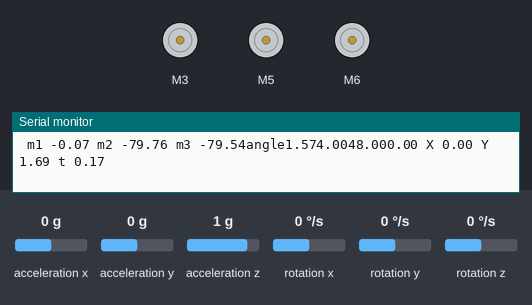
Recording of a sketch running on a simulated Arduino Mega 2560, built with avr-gcc and run on an emulated ATmega2560. On the bench: 3 × DC motor (green arrow = forward, orange = backward, longer = faster), the last lines printed to the serial monitor. Inputs (shaded band) come from the test bench; at power-on: rotation z 0 °/s, acceleration x 0 g, acceleration y 0 g, acceleration z 1 g, rotation x 0 °/s, rotation y 0 °/s.

Above: at 1.2 s.
1.3 s: rotation z set to 7 °/s
At 2.38 s:
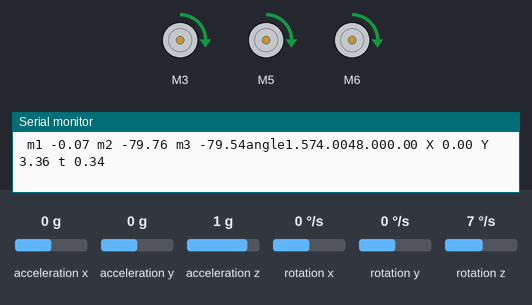
At 3.6 s:
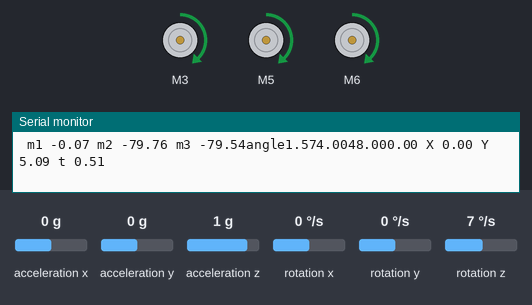
4.3 s: rotation z set to -100 °/s
At 5.7 s:
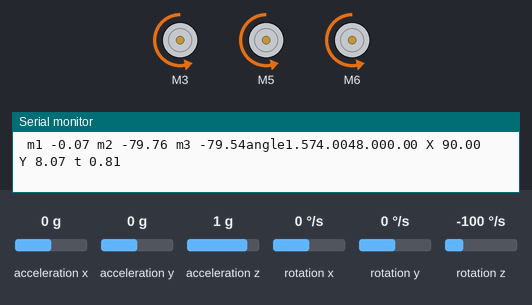
6.1 s: rotation z set to 59 °/s
9.1 s: rotation z set to 67 °/s
Timing chart, 0 to 12.1 s (numbered marks = the images above; inputs shaded):
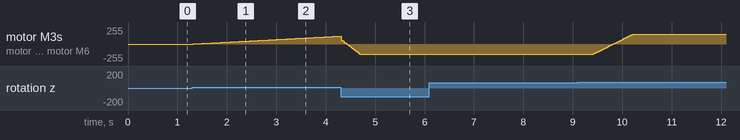

The sketch:

straight_line_bezier.ino
```cpp
#include <Wire.h>
#include <MPU6050.h>

MPU6050 mpu;

// Timers
unsigned long timer = 0;
float timeStep = 0.01;
float yaw = 0;

#include "CytronMotorDriver.h"
CytronMD motor1(PWM_DIR, 3, 30);  // PWM 1 = Pin 3, DIR 1 = Pin 4.
CytronMD motor2(PWM_DIR, 5, 31);
CytronMD motor3(PWM_DIR, 6, 32);

float t = 0;

float bx = 0;
float by = 0;
float px0 = 0;
float px1 = 0;
float py0 = 0;
float py1 = 10;
float kp = 4;
float ki = 0;
float kd = 48;
float setpoint = 0;
float p;
float i;
float d;
float error = 0;
float preverror = 0;
int output;
int output1;
int flag_f, flag_b;
float r = 0;
float m1;
float m2;
float m3;
float M1;
float M2;
float M3;
float pi = 3.14;
float angle1 = 0;
//int Setpoint=90;

void setup() {

  Serial.begin(115200);
  // Initialize MPU6050
  while (!mpu.begin(MPU6050_SCALE_2000DPS, MPU6050_RANGE_2G))
  {
    Serial.println("Could not find a valid MPU6050 sensor, check wiring!");
    delay(500);
  }
  mpu.calibrateGyro();
  mpu.setThreshold(3);

#if !defined(MIPSEL)
  while (!Serial); // Wait for serial port to connect - used on Leonardo, Teensy and other boards with built-in USB CDC serial connection
#endif
  Serial.println("Start");


  pinMode(30, OUTPUT);
  pinMode(31, OUTPUT);
  pinMode(32, OUTPUT);
  pinMode(3, OUTPUT);
  pinMode(5, OUTPUT);
  pinMode(6, OUTPUT);

}


void loop() {
  timer = millis();
  Vector norm = mpu.readNormalizeGyro();
  yaw = yaw + norm.ZAxis * timeStep;

  bx = (1 - t) * px0 + t * px1 ;
  by = (1 - t) * py0 + t * py1 ;


  t = t + 0.001;


if  (t>0.8)
{
  setpoint=90;
}


  int c = square(bx);
  int d = square(by);
  float r = sqrt(c + d);

  float angle = atan2 (by, bx);
  float theta = angle * (180 / pi);
  float theta2 = angle1 * (180 / pi);

  error = setpoint - yaw;

  p = error;
  i = i + error;
  d = error - preverror;

  output = kp * p + ki * i + kd * d;
  preverror = error;

  output = constrain(output, -150, 150);

  M1 =  (80 * (sin((pi / 2 - angle) + angle1)) * 1.15);
  M2 =  -(80 * (sin((7 * pi / 6 - angle) + angle1)) * 1.15);
  M3 =   (80 * (sin((33 * pi / 18 - angle) + angle1)) * 1.15);


  Serial.print(" m1 ");
  Serial.print(M1);
  Serial.print(" m2 ");
  Serial.print(M2);
  Serial.print(" m3 ");
  Serial.print(M3);

  M1 = constrain(M1, -150, 150);
  M2 = constrain(M2, -150, 150);
  M3 = constrain(M3, -150, 150);
  if (t >= 1)
  {
    m1 = 0;
    m2 = 0;
    m3 = 0;
    t = 1;
  }
  if (t < 1) {
    m1 = M1 - output;
    m2 = M2 - output;
    m3 = -M3 - output;
  }


  motor1.setSpeed(- output);
  motor2.setSpeed(- output);
  motor3.setSpeed(- output);
  Serial.print("angle");
  Serial.print(angle);
  Serial.print(kp);
  Serial.print(kd);
  Serial.print(ki);


  Serial.print(" X ");
  Serial.print(setpoint);
  Serial.print(" Y ");
  Serial.print(by);
  Serial.print(" t ");
  Serial.print(t);
  Serial.println();

}
```

Measured:
- after the input at 1.3 s, motor M3, motor M5: moves from stopped to forward 118/255 over 3.0 s, starting at once; motor M6: moves from stopped to forward 118/255 over 2.9 s, starting at once
